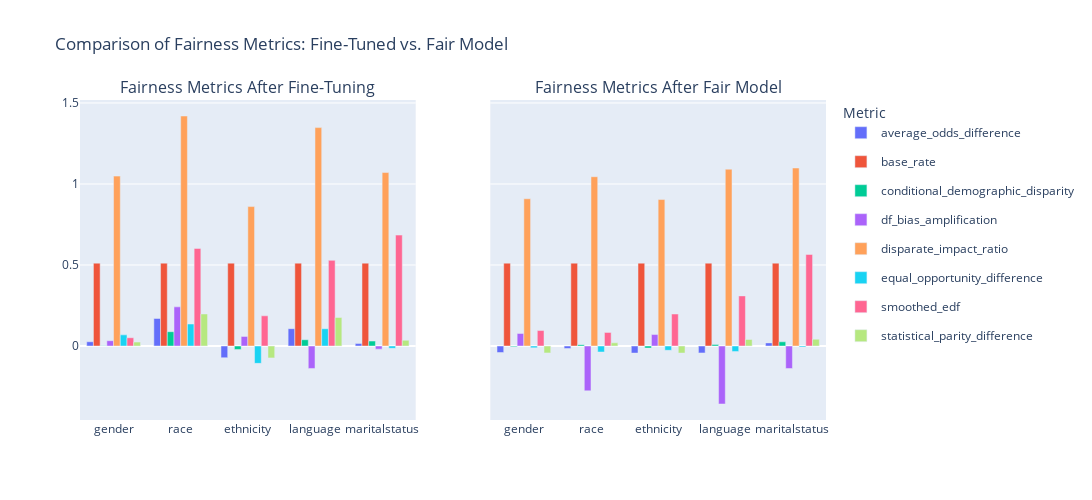

This figure's notebook cell:
### Code cell
# Compute fairness metrics for the fair predictions
df_metrics_fair = compute_fairness_metrics_from_csv(
    "./medical/df_fair_preds_for_race.csv",
    label_column,
    protected_attributes,
    attribute_names,
    priviliged_groups
)
df_fair = df_metrics_fair.melt(id_vars='attribute', var_name='metric', value_name='value')
df_fair = df_fair.dropna(subset=['value'])

# Use the already computed fine-tuned metrics: df_metrics_fine_tuned
df_fine_tuned = df_metrics_fine_tuned.melt(id_vars='attribute', var_name='metric', value_name='value')
df_fine_tuned = df_fine_tuned.dropna(subset=['value'])

# Find common metrics
common_metrics = sorted(list(set(df_fine_tuned['metric']).intersection(df_fair['metric'])))
metric_names = list(common_metrics)
import plotly.colors
palette = plotly.colors.qualitative.Plotly
color_map = {metric: palette[i % len(palette)] for i, metric in enumerate(metric_names)}

from plotly.subplots import make_subplots
import plotly.graph_objs as go

fig_compare = make_subplots(
    rows=1, cols=2,
    subplot_titles=[
        "Fairness Metrics After Fine-Tuning",
        "Fairness Metrics After Fair Model"
    ],
    shared_yaxes=True
)

for metric in metric_names:
    df_f = df_fine_tuned[df_fine_tuned['metric'] == metric]
    df_fair_m = df_fair[df_fair['metric'] == metric]
    color = color_map[metric]
    fig_compare.add_trace(
        go.Bar(
            x=df_f['attribute'],
            y=df_f['value'],
            name=metric,
            legendgroup=metric,
            showlegend=True,
            marker_color=color
        ),
        row=1, col=1
    )
    fig_compare.add_trace(
        go.Bar(
            x=df_fair_m['attribute'],
            y=df_fair_m['value'],
            name=metric,
            legendgroup=metric,
            showlegend=False,
            marker_color=color
        ),
        row=1, col=2
    )

fig_compare.update_layout(
    height=500,
    width=1200,
    barmode='group',
    title_text="Comparison of Fairness Metrics: Fine-Tuned vs. Fair Model",
    legend_title="Metric"
)
fig_compare.show()

### Figure 1 — Plotly figure (JSON) as saved in the notebook; plotly's stock layout.template omitted (floating-point values rounded to 4 significant figures)
{"data": [{"legendgroup": "average_odds_difference", "marker": {"color": "#636EFA"}, "name": "average_odds_difference", "showlegend": true, "type": "bar", "x": ["gender", "race", "ethnicity", "language", "maritalstatus"], "xaxis": "x", "y": [0.02648, 0.1702, -0.07216, 0.1071, 0.01525], "yaxis": "y"}, {"legendgroup": "average_odds_difference", "marker": {"color": "#636EFA"}, "name": "average_odds_difference", "showlegend": false, "type": "bar", "x": ["gender", "race", "ethnicity", "language", "maritalstatus"], "xaxis": "x2", "y": [-0.04005, -0.01528, -0.04351, -0.04262, 0.01937], "yaxis": "y2"}, {"legendgroup": "base_rate", "marker": {"color": "#EF553B"}, "name": "base_rate", "showlegend": true, "type": "bar", "x": ["gender", "race", "ethnicity", "language", "maritalstatus"], "xaxis": "x", "y": [0.5115, 0.5115, 0.5115, 0.5115, 0.5115], "yaxis": "y"}, {"legendgroup": "base_rate", "marker": {"color": "#EF553B"}, "name": "base_rate", "showlegend": false, "type": "bar", "x": ["gender", "race", "ethnicity", "language", "maritalstatus"], "xaxis": "x2", "y": [0.5115, 0.5115, 0.5115, 0.5115, 0.5115], "yaxis": "y2"}, {"legendgroup": "conditional_demographic_disparity", "marker": {"color": "#00CC96"}, "name": "conditional_demographic_disparity", "showlegend": true, "type": "bar", "x": ["gender", "race", "ethnicity", "language", "maritalstatus"], "xaxis": "x", "y": [0.002341, 0.08849, -0.0211, 0.03891, 0.0307], "yaxis": "y"}, {"legendgroup": "conditional_demographic_disparity", "marker": {"color": "#00CC96"}, "name": "conditional_demographic_disparity", "showlegend": false, "type": "bar", "x": ["gender", "race", "ethnicity", "language", "maritalstatus"], "xaxis": "x2", "y": [-0.004095, 0.008529, -0.01271, 0.008919, 0.0261], "yaxis": "y2"}, {"legendgroup": "df_bias_amplification", "marker": {"color": "#AB63FA"}, "name": "df_bias_amplification", "showlegend": true, "type": "bar", "x": ["gender", "race", "ethnicity", "language", "maritalstatus"], "xaxis": "x", "y": [0.0329, 0.2416, 0.05954, -0.1384, -0.01914], "yaxis": "y"}, {"legendgroup": "df_bias_amplification", "marker": {"color": "#AB63FA"}, "name": "df_bias_amplification", "showlegend": false, "type": "bar", "x": ["gender", "race", "ethnicity", "language", "maritalstatus"], "xaxis": "x2", "y": [0.07747, -0.2767, 0.07078, -0.3577, -0.1386], "yaxis": "y2"}, {"legendgroup": "disparate_impact_ratio", "marker": {"color": "#FFA15A"}, "name": "disparate_impact_ratio", "showlegend": true, "type": "bar", "x": ["gender", "race", "ethnicity", "language", "maritalstatus"], "xaxis": "x", "y": [1.049, 1.419, 0.8605, 1.348, 1.07], "yaxis": "y"}, {"legendgroup": "disparate_impact_ratio", "marker": {"color": "#FFA15A"}, "name": "disparate_impact_ratio", "showlegend": false, "type": "bar", "x": ["gender", "race", "ethnicity", "language", "maritalstatus"], "xaxis": "x2", "y": [0.9087, 1.045, 0.9038, 1.091, 1.099], "yaxis": "y2"}, {"legendgroup": "equal_opportunity_difference", "marker": {"color": "#19D3F3"}, "name": "equal_opportunity_difference", "showlegend": true, "type": "bar", "x": ["gender", "race", "ethnicity", "language", "maritalstatus"], "xaxis": "x", "y": [0.0689, 0.1359, -0.1069, 0.1068, -0.0142], "yaxis": "y"}, {"legendgroup": "equal_opportunity_difference", "marker": {"color": "#19D3F3"}, "name": "equal_opportunity_difference", "showlegend": false, "type": "bar", "x": ["gender", "race", "ethnicity", "language", "maritalstatus"], "xaxis": "x2", "y": [-0.01124, -0.03695, -0.02643, -0.03337, -0.006161], "yaxis": "y2"}, {"legendgroup": "smoothed_edf", "marker": {"color": "#FF6692"}, "name": "smoothed_edf", "showlegend": true, "type": "bar", "x": ["gender", "race", "ethnicity", "language", "maritalstatus"], "xaxis": "x", "y": [0.05103, 0.6025, 0.1864, 0.5287, 0.6846], "yaxis": "y"}, {"legendgroup": "smoothed_edf", "marker": {"color": "#FF6692"}, "name": "smoothed_edf", "showlegend": false, "type": "bar", "x": ["gender", "race", "ethnicity", "language", "maritalstatus"], "xaxis": "x2", "y": [0.09561, 0.08417, 0.1977, 0.3094, 0.5651], "yaxis": "y2"}, {"legendgroup": "statistical_parity_difference", "marker": {"color": "#B6E880"}, "name": "statistical_parity_difference", "showlegend": true, "type": "bar", "x": ["gender", "race", "ethnicity", "language", "maritalstatus"], "xaxis": "x", "y": [0.02459, 0.1978, -0.07314, 0.1759, 0.03541], "yaxis": "y"}, {"legendgroup": "statistical_parity_difference", "marker": {"color": "#B6E880"}, "name": "statistical_parity_difference", "showlegend": false, "type": "bar", "x": ["gender", "race", "ethnicity", "language", "maritalstatus"], "xaxis": "x2", "y": [-0.04257, 0.01978, -0.04338, 0.04052, 0.04231], "yaxis": "y2"}], "layout": {"annotations": [{"font": {"size": 16}, "showarrow": false, "text": "Fairness Metrics After Fine-Tuning", "x": 0.225, "xanchor": "center", "xref": "paper", "y": 1, "yanchor": "bottom", "yref": "paper"}, {"font": {"size": 16}, "showarrow": false, "text": "Fairness Metrics After Fair Model", "x": 0.775, "xanchor": "center", "xref": "paper", "y": 1, "yanchor": "bottom", "yref": "paper"}], "barmode": "group", "height": 500, "legend": {"title": {"text": "Metric"}}, "title": {"text": "Comparison of Fairness Metrics: Fine-Tuned vs. Fair Model"}, "width": 1200, "xaxis": {"anchor": "y", "domain": [0, 0.45]}, "xaxis2": {"anchor": "y2", "domain": [0.55, 1]}, "yaxis": {"anchor": "x", "domain": [0, 1]}, "yaxis2": {"anchor": "x2", "domain": [0, 1], "matches": "y", "showticklabels": false}}}
